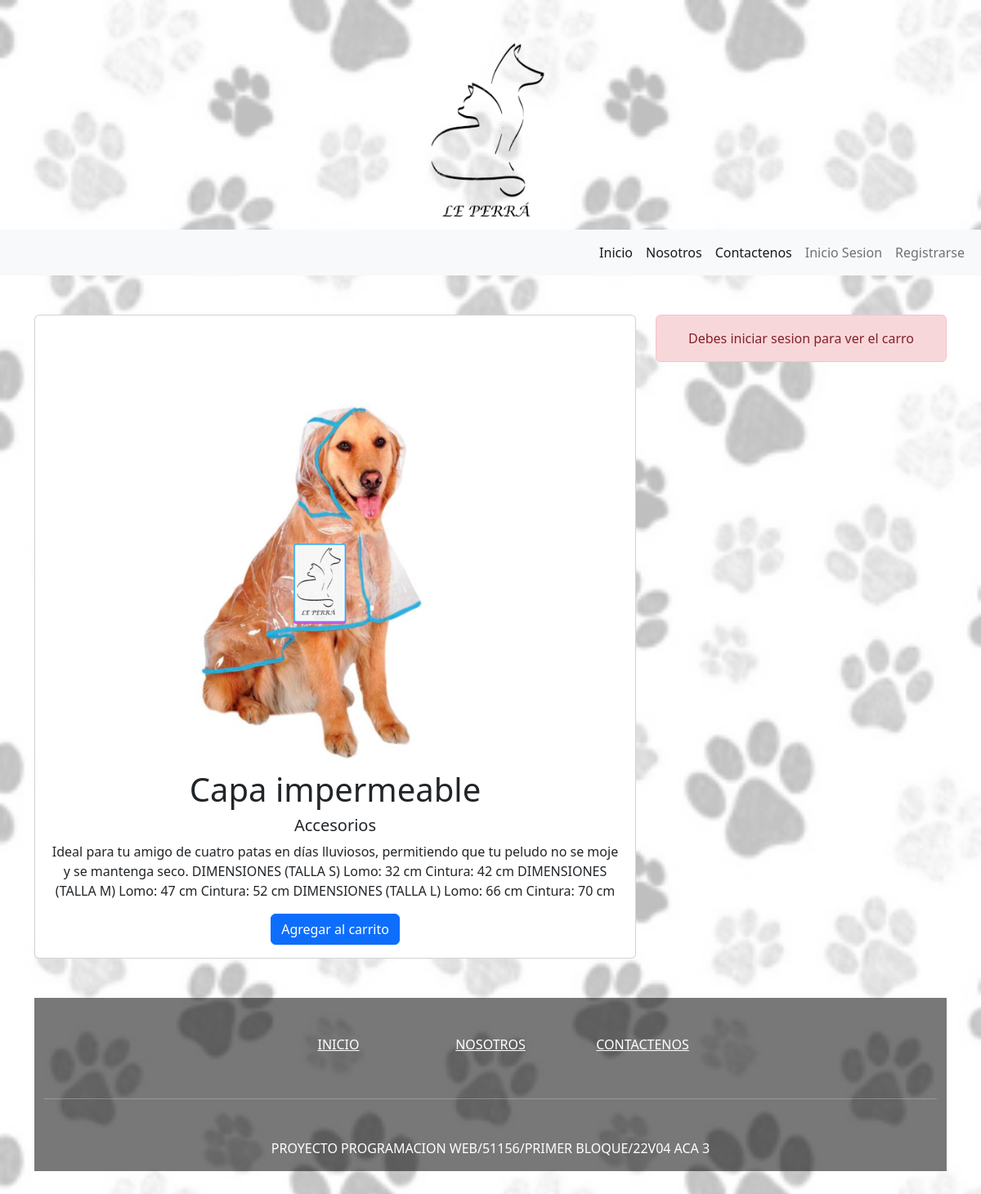
/producto/4/, run on the app's committed database.
### sitioweb/models.py (models this page shows, shortened)
class Producto(models.Model):
    nombre = models.CharField(max_length=100,)
    descripcion = models.TextField(blank=True)
    imagen = models.ImageField(upload_to="Productos", max_length=250, null=True, blank=True)
    precio = models.IntegerField()
    categoria = models.ForeignKey(Categoria, on_delete=models.CASCADE)
    disponibilidad = models.BooleanField(default=True)
    created = models.DateTimeField(default= timezone.now)
    updated = models.DateTimeField(auto_now = True)

class Categoria(models.Model):
    nombre = models.CharField(max_length=100)
    activo = models.BooleanField(default=True)
    created = models.DateTimeField(default= timezone.now)
    updated = models.DateTimeField(auto_now = True)
    def __str__(self) -> str:
        return self.nombre

### sitioweb/views.py (the view)
# urls.py: path("producto/<int:producto_id>/", views.ver_producto, name='ver_producto' ),
def ver_producto(request, producto_id):
    producto = get_object_or_404(Producto, pk=producto_id)
    return render(request, "producto.html", {"producto": producto,})

### sitioweb/context_processor.py (called while the page is built)
def total_carrito(request):
    total = 0
    if request.user.is_authenticated:
        if "carrito" in request.session.keys():
            for key, value in request.session["carrito"].items():
                total += float(value["precio"]*value["cantidad"])
    else:
        total = "Debes iniciar sesion para ver el carro de compras"
    return {"total_carrito": total}

### sitioweb/templates/producto.html (shortened to what this page needs)
{% extends "plantilla/base.html" %}
{% block contenido %}
<div class="container">
    <div class="row">
        <div class="col-8">
            <div class="card text-center">
                <div class="card-body">
                    <img src="{{producto.imagen.url}}" class="card-img-top" alt="producto" style="max-width: 540px;">
                    <h1 class="card-title text">{{producto.nombre}}</h1>
                    <h5 class="card-title">{{producto.categoria}}</h5>
                    <p class="card-text">{{producto.descripcion}}</p>
                    <a href="{% url 'Add' producto.id %}" class="btn btn-primary">Agregar al carrito</a>
                </div>
            </div>
        </div>
        <div class="col-4">
            {% if user.is_authenticated %}
                {% include "carrito.html" %}
            {% else %}
                <div class="alert alert-danger text-center">Debes iniciar sesion para ver el carro</div>
            {% endif %}
        </div>
    </div>
</div>
{% endblock %}

### static/sitioweb/css/inicio.css (style rules this page uses)
.cuerpo { background-image: url(../img/Fondo_3.png); background-size: cover; background-attachment: fixed; }

### data on the page
Producto: imagen (picture), nombre "Capa impermeable", categoria "Accesorios", descripcion "Ideal para tu amigo de cuatro patas en días lluviosos, permitiendo que tu peludo no se moje y se mantenga seco. DIMENSIONES (TALLA S) Lomo: 32 cm Cintura: 42 cm DIMENSIONES (TALLA M) Lomo: 47 cm Cintura: 52 cm DIMENSIONES (TALLA L) Lomo: 66 cm Cintura: 70 cm"
